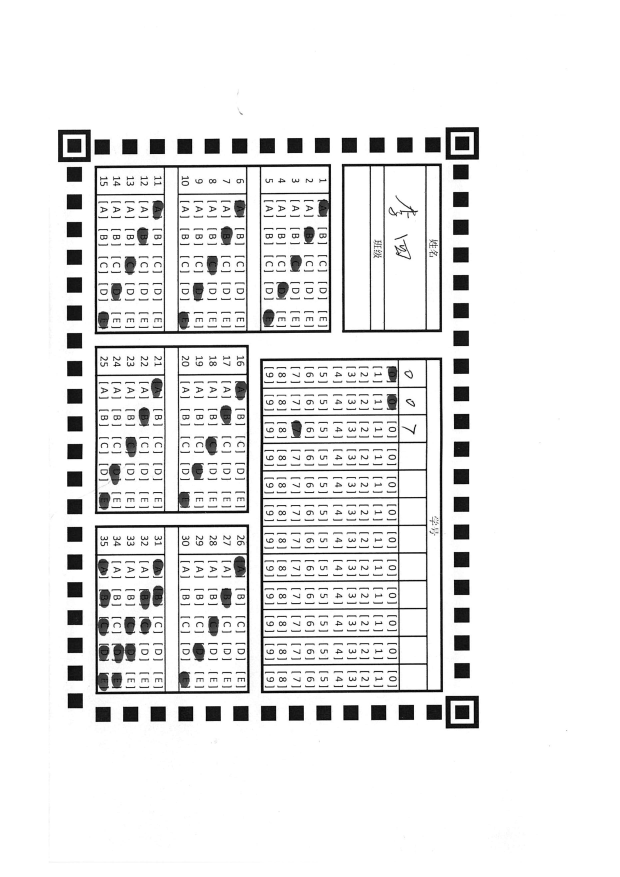
#> input picture simple_web/file_storage/201705102354063YhS4GwAhi/student/student_20170510235421q9AN5yQ2rd-00001.jpg, 2479 x 3508 px (shown at 1/4 size)
$ python -i utility.py   (imports and definitions only)   (Python 2 division)
#> lines starting #> are read from the running program, lines starting #| are printed output that depends on the picture; after the words box and inside, x2 and y2 are one past the last pixel; in counts of white or black regions, pixels touching at a corner belong together; long printed decimals are rounded
from __future__ import division, print_function

import cv2
import wand.image
import PIL.Image
import numpy as np

def _sqr_dist(p1, p2):
    return (int(p1[0])-int(p2[0])) ** 2 + (int(p1[1])-int(p2[1]))**2


# [12 lines left out: function pdf2jpg, not called in this run]

def getLastCorner(centers):
    '''
    Given the centers of 3 corners, return the 4th corner.
    Note: We assume that the image is already in correct orientation,
        and centers are stored in following order:
            topleft(p1) -> bottomleft(p2) -> topright(p3)
        so we use vector v(p1->p2) + v(p1->p3) to predict the 4th corner
    '''
    assert len(centers) == 3
    p1, p2, p3 = centers[:]
    return (p2[0]+p3[0]-p1[0], p2[1]+p3[1]-p1[1],)

def rotateImage(gray_image, degree, expand=True):
    '''
    rotate the image clockwise by given degrees using pillow library
    '''
    im = PIL.Image.fromarray(gray_image)
    return np.asarray(im.rotate(degree, expand=expand))


def getPixelListCenter(pixels):
    '''
    given a list of pixels, return a tuple of their center
    '''
    return tuple(np.mean(pixels, axis=0).astype('uint32')[0])

def getQRCornerContours(gray_image):
    '''
    given binary image, return the pixel lists of their contours:
    '''


    def getContourDepth(hierarchy):

        def _getDepth(hierarchy, i):
            Next, Previous, First_Child, Parent = 0, 1, 2, 3

            cur_index = hierarchy[i][First_Child]
            children_indexes = list()
            while cur_index != -1:
                children_indexes.append(cur_index)
                cur_index = hierarchy[cur_index][Next]
            if children_indexes:
                return max(map(lambda x: _getDepth(hierarchy, x), children_indexes)) + 1
            else:
                return 1

        result = dict()
        for i in range(len(hierarchy)):
            if i not in result:
                result[i] = _getDepth(hierarchy, i)

        return result


    def filter_with_shape(contours, err_t=1.05):
        '''
        remove squares whose min bouding rect is not like square
        '''
        ratios = list()
        for i in range(len(contours)):
            rect = cv2.boundingRect(contours[i])
            # print (rect)
            ratios.append(max(rect[3], rect[2]) / min(rect[3], rect[2]))
        valid_index = filter(lambda i: ratios[i] <=err_t, range(len(contours)))
        contours = [contours[i] for i in valid_index]
        return contours


    def filter_with_positions(contours):
        '''
        find three contours so that they are most similar to a right triangle
        '''
        centers = list(map(lambda c: getPixelListCenter(c), contours))

        i, j, k = 0, 1, 2
        min_err = float('inf')
        best_triplet = (i, j, k)
        while i+2 != len(contours):
            j = i + 1
            while j+1 != len(contours):
                k = j + 1
                while k != len(contours):
                    tri_edge_sqr = [_sqr_dist(centers[i], centers[k]),
                        _sqr_dist(centers[i], centers[j]),
                        _sqr_dist(centers[j], centers[k])]
                    tri_edge_sqr.sort()
                    if abs(tri_edge_sqr[0] + tri_edge_sqr[1] - tri_edge_sqr[2]) < min_err:
                        min_err = abs(tri_edge_sqr[0] + tri_edge_sqr[1] - tri_edge_sqr[2])
                        best_triplet = (i, j, k)
                    k += 1
                j += 1
            i += 1
        contours = [contours[best_triplet[0]], contours[best_triplet[1]], contours[best_triplet[2]]]
        return contours

    def rearrange_contours(contours):
        '''
        use polar coordinates to rearrange contours in anti-clockwise order,
        and the contour on right angle is the first element in rearranged array
        '''
        centers = list(map(lambda c: getPixelListCenter(c), contours))
        triangle_center = np.mean(np.array(centers), axis=0)
        std_centers = list(map(lambda (x, y): (x-triangle_center[0], triangle_center[1]) - y, centers))
        theta_index = zip(map(lambda (x, y): np.arctan2(y, x), std_centers), range(len(contours)))
        theta_index.sort()
        contours = [contours[i] for theta, i in theta_index]
        centers = [centers[i] for theta, i in theta_index]
        # print ("theta_index: {}".format(theta_index))
        min_err = float('inf')
        right_angle_index = 0
        for t1 in range(len(contours)):
            t2 = (t1 + 1) % len(contours)
            t3 = (t2 + 1) % len(contours)
            diff = abs(_sqr_dist(centers[t1], centers[t2])
                + _sqr_dist(centers[t1], centers[t3])
                - _sqr_dist(centers[t2], centers[t3]))
            print ("centers: {}".format(centers))
            print ("t1->t2:{}\nt1->t3:{}\nt2->t3:{}".format(_sqr_dist(centers[t1], centers[t2]) ,
                _sqr_dist(centers[t1], centers[t3]) ,
                _sqr_dist(centers[t2], centers[t3])))
            if min_err > diff:
                min_err = diff
                right_angle_index = t1
            print ("t1: {}, t2:{}, t3: {}, diff:{}".format(t1, t2, t3, diff))
        t = [i % len(contours) for i in range(right_angle_index, right_angle_index+len(contours))]
        print (centers, t)

        contours = [contours[i] for i in t]

        # centers = list(map(lambda c: getPixelListCenter(c), contours))
        centers = [getPixelListCenter(c) for c in contours]
        print ("right angle index:{}, centers:{}".format(right_angle_index, centers))

        return contours

    image_edge = cv2.Canny(gray_image, 100, 200)
    contours, hierarchy = cv2.findContours(image_edge.copy(), cv2.RETR_TREE, cv2.CHAIN_APPROX_NONE)


    contours_depth = getContourDepth(hierarchy[0])

    # must be calculated before any filtering,
    # otherwise it will be too large
    size_threshold = np.mean(map(lambda x: len(x), contours))
    valid_index = filter(lambda x: contours_depth[x] == 6, range(len(contours)))

    contours = [contours[i] for i in valid_index]
    contours = filter(lambda x: len(x) > size_threshold, contours)


    contours = filter_with_shape(contours)

    # Find best triplet which can form a right triangle
    if len(contours) > 3:
        contours = filter_with_positions(contours)

    contours = rearrange_contours(contours)
    # centers = list(map(lambda c: getPixelListCenter(c), contours))

    # print ("center:{}, shape:{}".format(centers[0], gray_image.shape))
    return contours


def adjustOrientation(gray_image, save_path=None):
    '''
    given an answer sheet, return an copy which is rotated to the correct orientation,
    contours of three corner blocks and four corner positions in (col, row) tuple
    '''
    def rotateCoordinate(x, y, w, h, degree):
        _x, _y = x - w // 2, h // 2 - y
        angle = degree / 180 * np.pi
        # print ("_x:{}, _y:{}, angle:{}".format(_x, _y, angle))
        r_x = int(_x * np.cos(angle) - _y * np.sin(angle)) + w // 2
        r_y = h // 2 - int(_y * np.cos(angle) + _x * np.sin(angle))
        return (r_x, r_y)


    def rotateContour(contour, w, h, degree):
        # print ("before:{}".format(contour[:10]))

        # print ("contour: {}".format(contour))

        # weird storage format
        result = np.array([[list(rotateCoordinate(c[0][0], c[0][1], w, h, degree))] for c in contour])
        # result = np.array(list(map(lambda c: [list(rotateCoordinate)], contour)))

        # print ("after:{}".format(result[:10]))
        return result


    def getAdjustDegree(centers):
        x = [int(c[0]) for c in centers]
        y = [int(c[1]) for c in centers]
        d1 = np.arctan2(y[0]-y[1], x[1]-x[0]) + np.pi / 2
        d2 = np.arctan2(y[0]-y[3], x[3]-x[0])
        print ("d1: {}, d2: {}, Adjust Degree: {}".format(d1, d2, (d1 + d2) / 2 / np.pi * 180))
        return -(d1 + d2) / 2 / np.pi * 180


    contours = getQRCornerContours(gray_image)
    centers = list(map(lambda c: getPixelListCenter(c), contours))

    # append the 4th corner according to the other 3
    centers.insert(2, getLastCorner(centers))
    print ("centers: {}".format(centers))


    h, w = gray_image.shape
    x, y = centers[0][0] - w//2, h//2 - centers[0][1]

    print ("orientation test: x={}, y={}".format(x, y))

    degree = 0
    if x > 0 and y > 0:
        degree = 270
    elif x > 0 and y < 0:
        degree = 180
    elif x < 0 and y < 0:
        degree = 90

    # slightly adjust orientation, making the edges vertical and horizontal
    if degree:
        centers = [rotateCoordinate(x, y, w, h, degree) for x, y in centers]
        gray_image = rotateImage(gray_image, degree)

    delta_degree = getAdjustDegree(centers)
    centers = [rotateCoordinate(x, y, w, h, delta_degree) for x, y in centers]

    if delta_degree:
        gray_image = rotateImage(gray_image, delta_degree, expand=False)
    # Expand should be false, otherwise, we should shift centers a bit

    contours = [rotateContour(contour, w, h, degree + delta_degree) for contour in contours]

    ######################################
    #  TODO: Affine Transform if needed  #
    ######################################


    return gray_image, contours, centers


    # color_image = cv2.cvtColor(gray_image, cv2.COLOR_GRAY2BGR)
    #
    # for i, (x, y) in enumerate(centers):
    #     cv2.line(color_image, centers[i % 4], centers[(i+1) % 4], (0, 255, 0), thickness=10)

    # for i in range(len(centers)):
    #     # print ("contours: {}".format(contours[i]))
    #     cv2.circle(color_image,
    #         centers[i],
    #         10,
    #         ((i%3==0)*255, ((i-1)%3==0)*255, ((i-2)%3==0)*255),
    #         thickness=10)

    #     # (B, G, R)


    # cv2.drawContours(color_image, contours, -1, (0, 0, 255), 3)
    # # color_image = rotateImage(color_image, 90)
    # if save_path:
    #     cv2.imwrite(save_path, color_image)
    # color_image = cv2.resize(color_image, (color_image.shape[1]//3, color_image.shape[0]//3))
    # # cv2.imshow('edge', color_image)
    # # cv2.waitKey(0)
    # # cv2.destroyAllWindows()


# [63 lines left out: functions _separateGrides, getGridlinePositions, extractGrids, not called in this run]

>>> import cv2
>>> picture = cv2.imread('../../simple_web/file_storage/201705102354063YhS4GwAhi/student/student_20170510235421q9AN5yQ2rd-00001.jpg', cv2.IMREAD_GRAYSCALE)
#> picture is the input picture: shape (3508, 2479); min 0, max 255, mean 233.9
>>> result = adjustOrientation(picture)
#> in getQRCornerContours, `image_edge = cv2.Canny(gray_image, 100, 200)`:
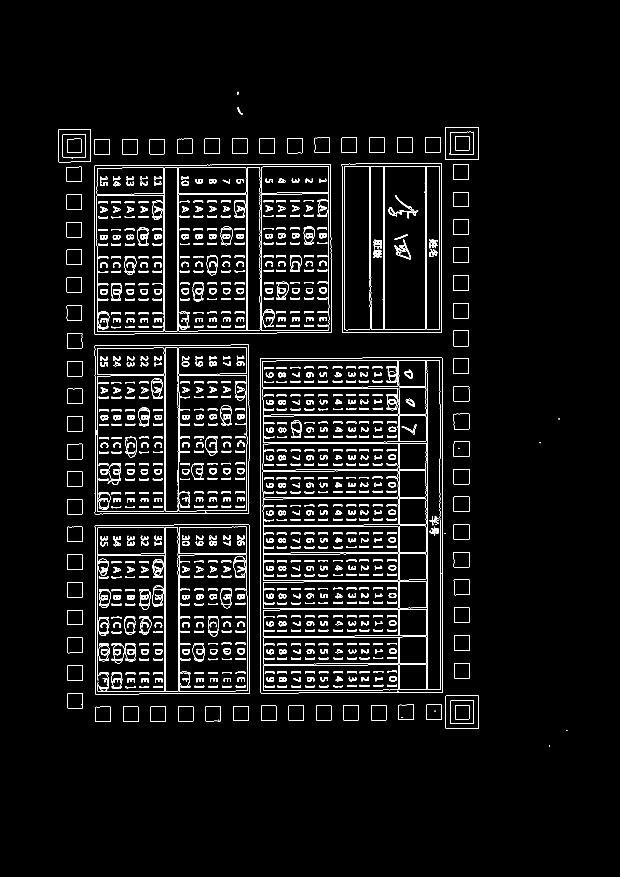
#> image_edge: shape (3508, 2479) (shown at 1/4 size); 2.3% white in thin lines or dots, all inside (x1, y1, x2, y2) = (232, 367, 2269, 2985)
#> in getQRCornerContours, `contours, hierarchy = cv2.findContours(image_edge.copy(), cv2.RETR_TRE..`: contours = 2722 contours, 623 with area under 20; largest, box (x1, y1, x2, y2) and area: (1040, 1430, 1772, 2773) 973784, (1040, 1430, 1772, 2773) 973780, (378, 656, 1325, 1338) 636976, (378, 656, 1325, 1338) 636974, (379, 2097, 999, 2778) 415530
#> after the loop in getContourDepth, `for i in range(len(hierarchy)):`: result = 2722 items
#> in getQRCornerContours, `size_threshold = np.mean(map(lambda x: len(x), contours))`: size_threshold = 137
#> in getQRCornerContours, `valid_index = filter(lambda x: contours_depth[x] == 6, range(len(conto..`: valid_index = [35, 294, 506, 575, 650, 721, 797, 872, 945, 1019, 1090, 1162, 1305, 1380, 1488, 1683, 1915, 2345, 2572, 2611, 2701, 2709]
#> in getQRCornerContours, `contours = [contours[i] for i in valid_index]`: contours = 22 contours; largest, box (x1, y1, x2, y2) and area: (1367, 654, 1768, 1331) 268527, (716, 2218, 990, 2766) 147856, (387, 780, 657, 1327) 145680, (389, 1502, 659, 2047) 144828, (1052, 2325, 1595, 2436) 57730
#> the loop in filter_with_shape, `for i in range(len(contours)):` made 22 passes
#> rect on passes 1 to 8: (1782, 2783, 134, 131), (716, 2218, 274, 548), (716, 2107, 272, 109), (1053, 2659, 543, 105), (1053, 2548, 543, 110), (1053, 2437, 542, 110), (1052, 2325, 543, 111), (1052, 2214, 542, 110)
#> after the loop in filter_with_shape, `for i in range(len(contours)):`: ratios = [1, 2, 2, 5, 4, 4, 4, 4, 4, 4, 4, 5, 4, 4, 1, 2, 2, 2, 2, 1, 1, 1]
#> in filter_with_shape, `valid_index = filter(lambda i: ratios[i] <=err_t, range(len(contours)))`: valid_index = [0, 14, 19, 20, 21]
#> in filter_with_shape, `contours = [contours[i] for i in valid_index]`: contours = 5 contours; box (x1, y1, x2, y2) and area: (1367, 654, 1768, 1331) 268527, (1782, 2783, 1916, 2914) 17242, (1782, 508, 1916, 639) 17156, (232, 518, 363, 649) 16718, (1595, 1440, 1704, 1548) 11466
#> in filter_with_positions, `centers = list(map(lambda c: getPixelListCenter(c), contours))`: centers = [(1848, 2848), (1648, 1493), (1567, 991), (297, 583), (1848, 573)]
#> the loop in filter_with_positions, `while i+2 != len(contours):` made 3 passes
#> after the loop in filter_with_positions, `while i+2 != len(contours):`: best_triplet = (0, 3, 4); i = 3; min_err = 45500
#> in filter_with_positions, `contours = [contours[best_triplet[0]], contours[best_triplet[1]], cont..`: contours = 3 contours; box (x1, y1, x2, y2) and area: (1782, 2783, 1916, 2914) 17242, (1782, 508, 1916, 639) 17156, (232, 518, 363, 649) 16718
#> in rearrange_contours, `centers = list(map(lambda c: getPixelListCenter(c), contours))`: centers = [(1848, 2848), (297, 583), (1848, 573)]
#> in rearrange_contours, `triangle_center = np.mean(np.array(centers), axis=0)`: triangle_center = [1331, 1334.7]
#> in rearrange_contours, `std_centers = list(map(lambda (x, y): (x-triangle_center[0], triangle_..`: std_centers = [[-2331, -1513.3], [-1617, 751.7], [-56, 761.7]]
#> in rearrange_contours, `theta_index = zip(map(lambda (x, y): np.arctan2(y, x), std_centers), r..`: theta_index = [(-2.57, 0), (2.71, 1), (1.64, 2)]
#> in rearrange_contours, `centers = [centers[i] for theta, i in theta_index]`: centers = [(1848, 2848), (1848, 573), (297, 583)]
#> the loop in rearrange_contours, `for t1 in range(len(contours)):` made 3 passes
#> (t2, t3, diff, min_err, right_angle_index) on passes 1 to 2: (1, 2, 10305750, 10305750, 0), (2, 0, 45500, 45500, 1)
#> (printed output is left out)
#> after the loop in rearrange_contours, `for t1 in range(len(contours)):`: min_err = 45500; right_angle_index = 1
#> in rearrange_contours, `t = [i % len(contours) for i in range(right_angle_index, right_angle_i..`: t = [1, 2, 0]
#| [(1848, 2848), (1848, 573), (297, 583)] [1, 2, 0]
#> in rearrange_contours, `centers = [getPixelListCenter(c) for c in contours]`: centers = [(1848, 573), (297, 583), (1848, 2848)]
#| right angle index:1, centers:[(1848, 573), (297, 583), (1848, 2848)]
#> in getLastCorner, `p1, p2, p3 = centers[:]`: p1 = (1848, 573); p2 = (297, 583); p3 = (1848, 2848)
#| centers: [(1848, 573), (297, 583), (297, 2858), (1848, 2848)]
#> in adjustOrientation, `x, y = centers[0][0] - w//2, h//2 - centers[0][1]`: x = 609; y = 1181
#| orientation test: x=609, y=1181
#> in adjustOrientation, `centers = [rotateCoordinate(x, y, w, h, degree) for x, y in centers]`: centers = [(630, 2935), (2180, 2925), (2181, 651), (631, 660)]
#> in rotateImage, `return np.asarray(im.rotate(degree, expand=expand))`:
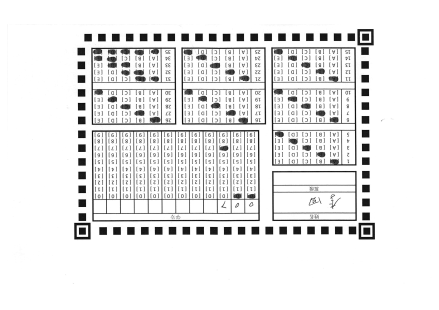
#> returned value: shape (2479, 3508) (shown at 1/8 size); min 0, max 255, mean 233.9
#> in getAdjustDegree, `x = [int(c[0]) for c in centers]`: x = [630, 2180, 2181, 631]
#> in getAdjustDegree, `y = [int(c[1]) for c in centers]`: y = [2935, 2925, 651, 660]
#> in getAdjustDegree, `d1 = np.arctan2(y[0]-y[1], x[1]-x[0]) + np.pi / 2`: d1 = 1.58
#> in getAdjustDegree, `d2 = np.arctan2(y[0]-y[3], x[3]-x[0])`: d2 = 1.57
#| d1: 1.577, d2: 1.570, Adjust Degree: 90.172
#> in adjustOrientation, `delta_degree = getAdjustDegree(centers)`: delta_degree = -90.17
#> in adjustOrientation, `centers = [rotateCoordinate(x, y, w, h, delta_degree) for x, y in cent..`: centers = [(60, 1142), (66, 2691), (2339, 2699), (2334, 1150)]
#> call 2 of rotateImage, with degree = -90.17, expand = False
#> in rotateImage (call 2), `return np.asarray(im.rotate(degree, expand=expand))`:
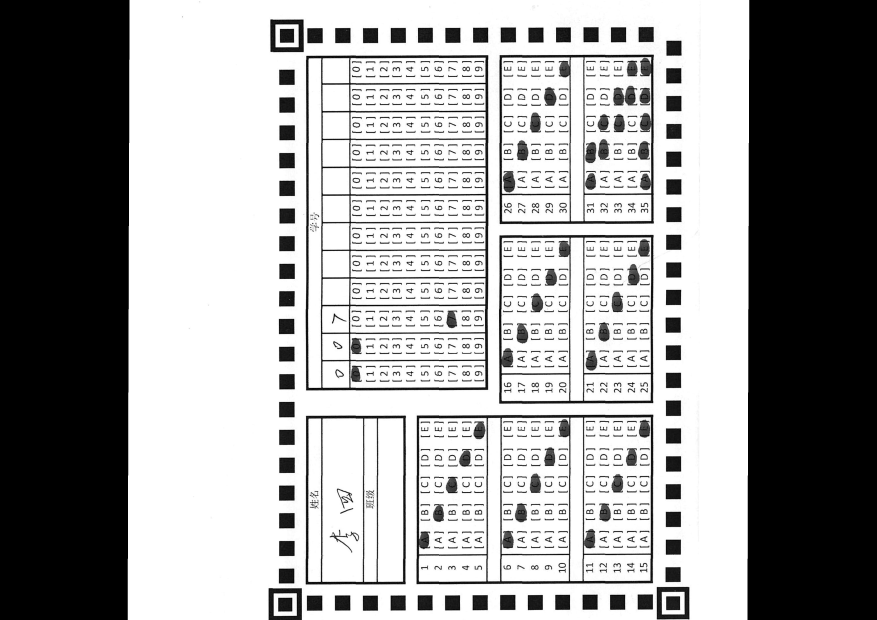
#> returned value: shape (2479, 3508) (shown at 1/4 size); min 0, max 255, mean 159.1
#> in rotateContour, `result = np.array([[list(rotateCoordinate(c[0][0], c[0][1], w, h, degr..`: result = 522 rows, first 8: [566, 2997], [567, 2996], [568, 2996], [569, 2996], [570, 2996], [571, 2996], [572, 2996], [573, 2997]
